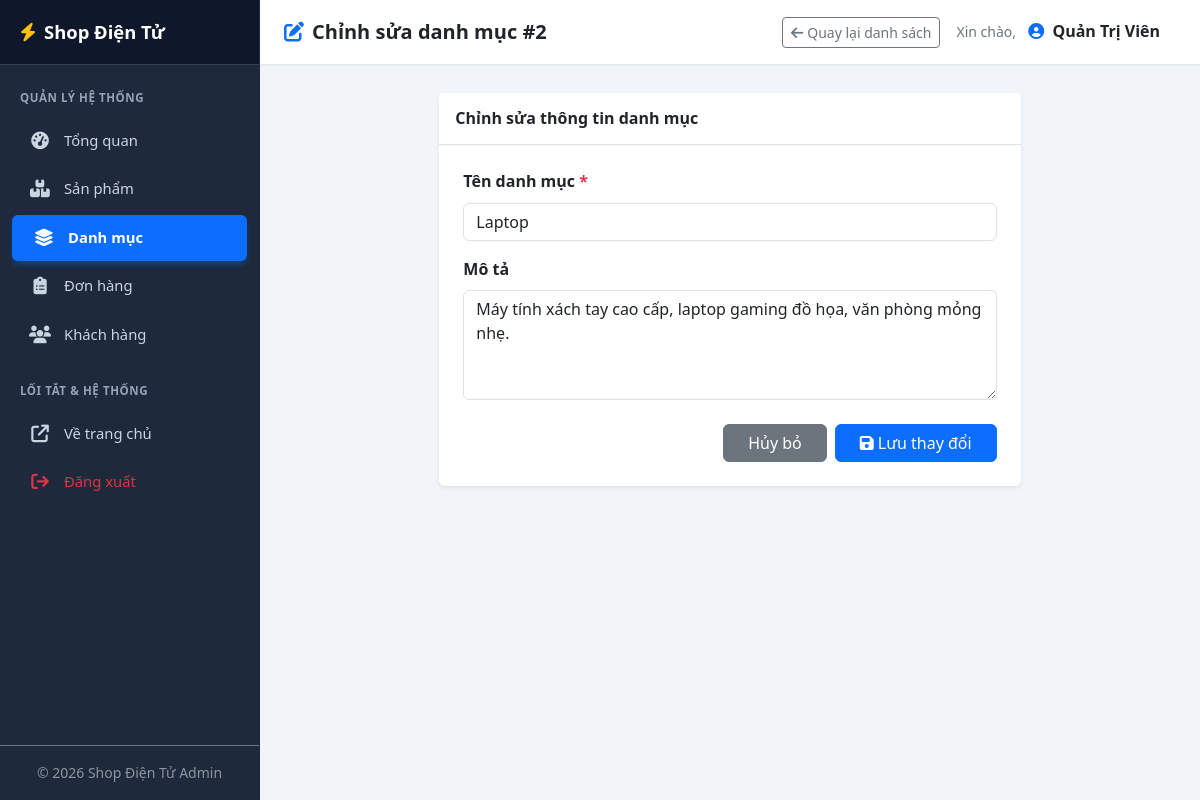
/edit-category.php?id=2 (signed in), run on the app's committed database.
### tables this page shows
CREATE TABLE `categories` (
    `id` INT AUTO_INCREMENT PRIMARY KEY,
    `name` VARCHAR(100) NOT NULL,
    `description` TEXT DEFAULT NULL,
    `created_at` TIMESTAMP DEFAULT CURRENT_TIMESTAMP
);

### edit-category.php (the view, shortened to what this page needs)
<?php
require_once __DIR__ . '/../config/database.php';
$page_title = 'Chỉnh sửa danh mục';
$id = isset($_GET['id']) ? intval($_GET['id']) : (isset($_POST['id']) ? intval($_POST['id']) : 0);
$stmt = $conn->prepare("SELECT * FROM categories WHERE id = ?");
$stmt->bind_param("i", $id);
$stmt->execute();
$res = $stmt->get_result();
$category = $res->fetch_assoc();
$name = $category['name'];
$description = $category['description'];
?>
<!DOCTYPE html>
<html lang="vi">
<head>
    <link href="https://cdn.jsdelivr.net/npm/bootstrap@5.3.0/dist/css/bootstrap.min.css" rel="stylesheet">
    <link rel="stylesheet" href="https://cdnjs.cloudflare.com/ajax/libs/font-awesome/6.4.0/css/all.min.css">
    <link rel="stylesheet" href="../assets/css/style.css">
</head>
<body>
<div class="admin-wrapper">
    <aside class="admin-sidebar">
        <a href="index.php" class="sidebar-brand">
            <i class="fa-solid fa-bolt text-warning me-2"></i>
            <span>Shop Điện Tử</span>
        </a>
        <ul class="sidebar-nav">
            <li class="nav-header">Quản lý hệ thống</li>
            <li class="nav-item">
                <a href="index.php" class="nav-link">
                    <i class="fa-solid fa-gauge-high"></i>
                    <span>Tổng quan</span>
                </a>
            </li>
            <li class="nav-item">
                <a href="products.php" class="nav-link">
                    <i class="fa-solid fa-boxes-stacked"></i>
                    <span>Sản phẩm</span>
                </a>
            </li>
            <li class="nav-item">
                <a href="categories.php" class="nav-link active">
                    <i class="fa-solid fa-layer-group"></i>
                    <span>Danh mục</span>
                </a>
            </li>
            <li class="nav-item">
                <a href="orders.php" class="nav-link">
                    <i class="fa-solid fa-clipboard-list"></i>
                    <span>Đơn hàng</span>
                </a>
            </li>
            <li class="nav-item">
                <a href="users.php" class="nav-link">
                    <i class="fa-solid fa-users"></i>
                    <span>Khách hàng</span>
                </a>
            </li>
            <li class="nav-header mt-3">Lối tắt & Hệ thống</li>
            <li class="nav-item">
                <a href="../index.php" class="nav-link" target="_blank">
                    <i class="fa-solid fa-arrow-up-right-from-square"></i>
                    <span>Về trang chủ</span>
                </a>
            </li>
            <li class="nav-item">
                <a href="../pages/logout.php" class="nav-link text-danger">
                    <i class="fa-solid fa-arrow-right-from-bracket"></i>
                    <span>Đăng xuất</span>
                </a>
            </li>
        </ul>
        <div class="p-3 border-top border-secondary text-white-50 text-center small">
            &copy; <?= date('Y') ?> Shop Điện Tử Admin
        </div>
    </aside>
    <div class="admin-main">
        <header class="admin-topbar">
            <div class="d-flex align-items-center">
                <h5 class="m-0 text-dark fw-bold"><i class="fa-solid fa-pen-to-square me-2 text-primary"></i><?= htmlspecialchars($page_title) ?> #<?= $category['id'] ?></h5>
            </div>
            <div class="d-flex align-items-center">
                <a href="categories.php" class="btn btn-outline-secondary btn-sm me-3">
                    <i class="fa-solid fa-arrow-left me-1"></i>Quay lại danh sách
                </a>
                <div class="dropdown me-3">
                    <span class="text-secondary small me-2">Xin chào,</span>
                    <strong class="text-dark">
                        <i class="fa-solid fa-circle-user text-primary me-1"></i>
                        <?= htmlspecialchars($_SESSION['fullname'] ?? $_SESSION['username'] ?? 'Admin') ?>
                    </strong>
                </div>
            </div>
        </header>
        <main class="admin-content">
            <div class="row justify-content-center">
                <div class="col-12 col-lg-8">
                    <div class="card border-0 shadow-sm">
                        <div class="card-header bg-white py-3 border-bottom">
                            <h6 class="m-0 fw-bold text-dark">Chỉnh sửa thông tin danh mục</h6>
                        </div>
                        <div class="card-body p-4">
                            <form action="edit-category.php" method="POST">
                                <div class="mb-3">
                                    <label for="name" class="form-label fw-semibold">Tên danh mục <span class="text-danger">*</span></label>
                                    <input type="text" class="form-control" id="name" name="name" value="<?= htmlspecialchars($name) ?>" required>
                                </div>
                                <div class="mb-4">
                                    <label for="description" class="form-label fw-semibold">Mô tả</label>
                                    <textarea class="form-control" id="description" name="description" rows="4"><?= htmlspecialchars($description) ?></textarea>
                                </div>
                                <div class="d-flex justify-content-end gap-2">
                                    <a href="categories.php" class="btn btn-secondary px-4">Hủy bỏ</a>
                                    <button type="submit" class="btn btn-primary px-4">
                                        <i class="fa-solid fa-floppy-disk me-1"></i>Lưu thay đổi
                                    </button>
                                </div>
                            </form>
                        </div>
                    </div>
                </div>
            </div>
        </main>
    </div>
</div>
</body>
</html>

### style.css (style rules this page uses)
:root { --primary-color: #0d6efd; --primary-hover: #0b5ed7; --primary-soft: #e8f2ff; --secondary-color: #0f172a; --accent-color: #f59e0b; --accent-hover: #d97706; --success-color: #10b981; --danger-color: #ef4444; --warning-color: #f59e0b; --info-color: #06b6d4; --dark-color: #1e293b; --body-bg: #f8fafc; --card-bg: #ffffff; --border-color: #e2e8f0; --text-main: #1e293b; --text-muted: #64748b; --font-sans: 'Inter', -apple-system, BlinkMacSystemFont, "Segoe UI", Roboto, "Helvetica Neue", Arial, sans-serif; --shadow-sm: 0 1px 3px rgba(0, 0, 0, 0.05), 0 1px 2px rgba(0, 0, 0, 0.03); --shadow-md: 0 4px 6px -1px rgba(0, 0, 0, 0.07), 0 2px 4px -2px rgba(0, 0, 0, 0.05); --shadow-lg: 0 10px 15px -3px rgba(0, 0, 0, 0.08), 0 4px 6px -4px rgba(0, 0, 0, 0.04); --shadow-xl: 0 20px 25px -5px rgba(0, 0, 0, 0.09), 0 8px 10px -6px rgba(0, 0, 0, 0.04); --radius-sm: 0.375rem; --radius-md: 0.5rem; --radius-lg: 0.75rem; --radius-xl: 1rem; --transition: all 0.25s ease-in-out; }
body { font-family: var(--font-sans); color: var(--text-main); background-color: var(--body-bg); line-height: 1.6; -webkit-font-smoothing: antialiased; }
a { color: var(--primary-color); text-decoration: none; transition: var(--transition); }
.admin-sidebar { background-color: #0f172a; color: #94a3b8; min-height: calc(100vh - 60px); border-right: 1px solid #1e293b; }
.admin-sidebar .nav-link { color: #cbd5e1; padding: 0.75rem 1.25rem; font-weight: 500; border-radius: 0; display: flex; align-items: center; transition: var(--transition); }
.admin-sidebar .nav-link:hover, .admin-sidebar .nav-link.active { color: #ffffff; background-color: #1e293b; border-left: 4px solid var(--primary-color); }
.admin-sidebar .nav-link i { width: 24px; margin-right: 0.5rem; font-size: 1rem; }

### edit-category.php (style rules this page uses)
:root { --sidebar-width: 260px; --topbar-height: 65px; --sidebar-bg: #1e293b; --sidebar-hover: #334155; --sidebar-active: #0d6efd; }
body { background-color: #f1f5f9; font-family: system-ui, -apple-system, "Segoe UI", Roboto, "Helvetica Neue", Arial, sans-serif; margin: 0; padding: 0; overflow-x: hidden; }
.admin-wrapper { display: flex; min-height: 100vh; }
.admin-sidebar { width: var(--sidebar-width); background-color: var(--sidebar-bg); color: #e2e8f0; flex-shrink: 0; display: flex; flex-direction: column; z-index: 1000; }
.sidebar-brand { height: var(--topbar-height); display: flex; align-items: center; padding: 0 1.25rem; background-color: #0f172a; border-bottom: 1px solid #334155; font-size: 1.15rem; font-weight: 700; color: #fff; text-decoration: none; }
.sidebar-nav { list-style: none; padding: 1rem 0; margin: 0; flex-grow: 1; }
.sidebar-nav .nav-header { padding: 0.5rem 1.25rem; font-size: 0.72rem; text-transform: uppercase; letter-spacing: 0.05em; color: #94a3b8; font-weight: 700; }
.sidebar-nav .nav-item { margin: 0.15rem 0.75rem; }
.sidebar-nav .nav-link { display: flex; align-items: center; padding: 0.7rem 1rem; color: #cbd5e1; text-decoration: none; border-radius: 0.375rem; transition: all 0.2s; font-size: 0.925rem; }
.sidebar-nav .nav-link i { width: 1.5rem; font-size: 1.1rem; margin-right: 0.75rem; text-align: center; }
.sidebar-nav .nav-link.active { background-color: var(--sidebar-active); color: #fff; font-weight: 600; box-shadow: 0 4px 6px -1px rgba(13, 110, 253, 0.4); }
.admin-main { flex-grow: 1; display: flex; flex-direction: column; min-width: 0; }
.admin-topbar { height: var(--topbar-height); background-color: #fff; border-bottom: 1px solid #e2e8f0; display: flex; align-items: center; justify-content: space-between; padding: 0 1.5rem; box-shadow: 0 1px 3px 0 rgba(0, 0, 0, 0.05); }
.admin-content { padding: 1.75rem; flex-grow: 1; }

### data on the page
categories: id "2", name "Laptop", description "Máy tính xách tay cao cấp, laptop gaming đồ họa, văn phòng mỏng nhẹ."

### other printed values
$page_title "Chỉnh sửa danh mục"
$_SESSION['fullname'] "Quản Trị Viên"
